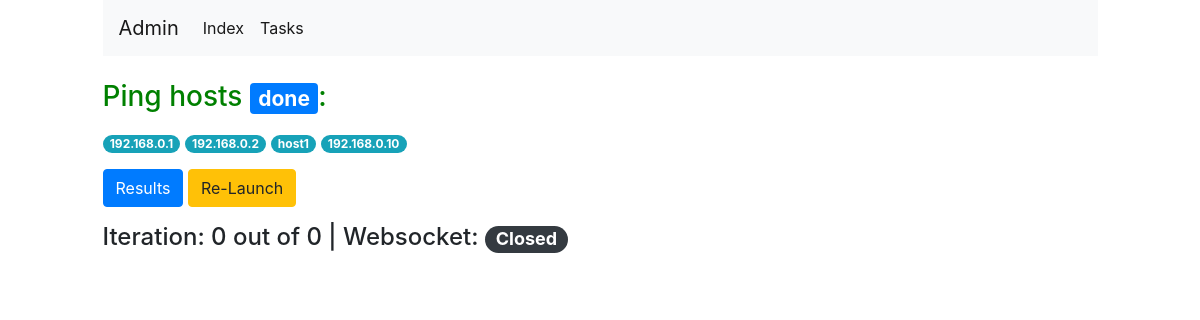
Page /task/ping/69/ on the committed database.
### ping/models.py (models this page shows, shortened)
class Task(models.Model):
    states = (
        (1, "created"),
        (2, "running"),
        (3, "done"),
        (4, "revoked"),
    )
    celery_task_id = models.CharField(max_length=255, blank=True, null=True)
    status = models.IntegerField(choices=states, default=1)
    hosts = models.ManyToManyField(HostStatus)
    class Meta:
        ordering = ('-id',)
    def get_state_display(self):
        return self.states[self.status - 1][1]

class HostStatus(models.Model):
    host = models.ForeignKey(Host, on_delete=models.CASCADE)
    status = models.CharField(max_length=255, default="")

class Host(models.Model):
    hostname = models.CharField(max_length=255)
    class Meta:
        ordering = ('-id',)

### ping/views.py (the view)
# urls.py: path('task/ping/<int:task_id>/', ping_task_run, name='ping_task_run'),
def ping_task_run(request, task_id):
    task = Task.objects.get(id=task_id)
    context = {
       'task_id': task_id,
       'task': task
    }
    return render(request, 'ping.html', context=context)

### templates/ping.html (shortened to what this page needs)
{% load static %}
<!DOCTYPE html>
<html lang="en">
<head>
    <link rel="stylesheet" href="{% static 'bootstrap.min.css' %}">
    <link rel="stylesheet" href="{% static 'styles.css' %}">
</head>
<body>
    <div class="continer">
        <div class="row">
            <div class="col-10 mx-auto">
                <div class="mb-3">
                {% include "navbar.html" %}
                </div>
            </div>
        </div>
        <div class="row">
            <div class="col-10 mx-auto mt-2">
                <h3 class="mb-3">Ping hosts <span class="badge badge-primary">{{ task.get_state_display }}</span>:</h3>
                <div>
                    {% for host_status in task.hosts.all %}
                    <span class="mb-3 badge badge-pill badge-info">{{host_status.host.hostname}}</span>
                    {% endfor %}
                </div>
                <div>
                {% if task.get_state_display == 'done' or task.get_state_display == 'revoked' %}
                <a class="btn btn-primary" href="{% url 'ping_task_results' task.id %}" role="button">Results</a>
                <a class="btn btn-warning" href="{% url 'task_relaunch' task.id %}" role="button">Re-Launch</a>
                {% else %}
                <a class="btn btn-danger" href="{% url 'revoke_task' task.id %}" role="button">Revoke</a>
                {% endif %}
                </div>
                {% verbatim %}
                <div id="app">
                    <div class="mt-3">
                        <h4>
                            Iteration: {{ cur_iteration }} out of {{end_iteration}} | Websocket:
                            <span class="mr-2 badge badge-pill badge-dark" v-if="ws_state === 3">Closed</span>
                        </h4>
                    </div>
                </div>
                {% endverbatim %}
            </div>
        </div>
    </div>
</body>
</html>

### static/styles.css (style rules this page uses)
h3 { color: green; }

### rows in the picture
Task: state "done"
HostStatus: host.hostname "192.168.0.1"
HostStatus: host.hostname "192.168.0.2"
HostStatus: host.hostname "host1"
HostStatus: host.hostname "192.168.0.10"
